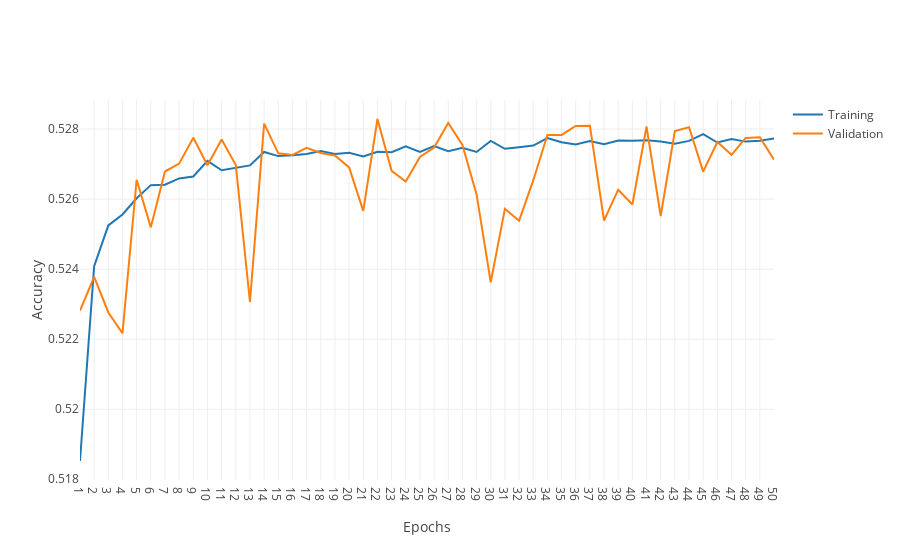

The code cell stored with this chart in its notebook:
### Code cell
import plotly.graph_objects as go

epochs = list(range(1,len(fit_log_1_0.history['binary_accuracy'])+1))
training_accuracy = fit_log_1_0.history['binary_accuracy']
validation_accuracy = fit_log_1_0.history['val_binary_accuracy']

fig = go.Figure()
fig.add_trace(go.Scatter(
    x=epochs,
    y=training_accuracy,
    mode='lines',
    name='Training'))
fig.add_trace(go.Scatter(
    x=epochs,
    y=validation_accuracy,
    mode='lines',
    name='Validation'))
fig.update_layout(
    template='none',
    xaxis_title='Epochs',
    yaxis_title="Accuracy")
fig.update_xaxes(tick0=0, dtick=1)
# fig.update_yaxes(range=[0.5,1])
fig.show()
fig.write_image(f'../images/model_1_0_accuracy.png', scale=5)
pd.DataFrame({'epoch': epochs, 'training_accuracy':training_accuracy, 'validation_accuracy':validation_accuracy}).to_csv('../images/model_1_0_accuracy.csv', index=False)

### Figure 1 — Plotly figure (JSON) as saved in the notebook; plotly's stock layout.template omitted (floating-point values rounded to 4 significant figures)
{"data": [{"mode": "lines", "name": "Training", "type": "scatter", "x": [1, 2, 3, 4, 5, 6, 7, 8, 9, 10, 11, 12, 13, 14, 15, 16, 17, 18, 19, 20, 21, 22, 23, 24, 25, 26, 27, 28, 29, 30, 31, 32, 33, 34, 35, 36, 37, 38, 39, 40, 41, 42, 43, 44, 45, 46, 47, 48, 49, 50], "y": [0.5185, 0.5241, 0.5252, 0.5256, 0.526, 0.5264, 0.5264, 0.5266, 0.5266, 0.5271, 0.5268, 0.5269, 0.527, 0.5273, 0.5272, 0.5273, 0.5273, 0.5274, 0.5273, 0.5273, 0.5272, 0.5274, 0.5273, 0.5275, 0.5274, 0.5275, 0.5274, 0.5275, 0.5273, 0.5277, 0.5274, 0.5275, 0.5275, 0.5277, 0.5276, 0.5276, 0.5277, 0.5276, 0.5277, 0.5277, 0.5277, 0.5276, 0.5276, 0.5277, 0.5279, 0.5276, 0.5277, 0.5276, 0.5277, 0.5277]}, {"mode": "lines", "name": "Validation", "type": "scatter", "x": [1, 2, 3, 4, 5, 6, 7, 8, 9, 10, 11, 12, 13, 14, 15, 16, 17, 18, 19, 20, 21, 22, 23, 24, 25, 26, 27, 28, 29, 30, 31, 32, 33, 34, 35, 36, 37, 38, 39, 40, 41, 42, 43, 44, 45, 46, 47, 48, 49, 50], "y": [0.5228, 0.5238, 0.5228, 0.5222, 0.5266, 0.5252, 0.5268, 0.527, 0.5278, 0.527, 0.5277, 0.527, 0.5231, 0.5282, 0.5273, 0.5273, 0.5275, 0.5273, 0.5272, 0.5269, 0.5257, 0.5283, 0.5268, 0.5265, 0.5272, 0.5275, 0.5282, 0.5275, 0.5261, 0.5236, 0.5257, 0.5254, 0.5265, 0.5278, 0.5278, 0.5281, 0.5281, 0.5254, 0.5263, 0.5258, 0.5281, 0.5255, 0.5279, 0.5281, 0.5268, 0.5276, 0.5273, 0.5277, 0.5278, 0.5271]}], "layout": {"xaxis": {"dtick": 1, "tick0": 0, "title": {"text": "Epochs"}}, "yaxis": {"title": {"text": "Accuracy"}}}}
